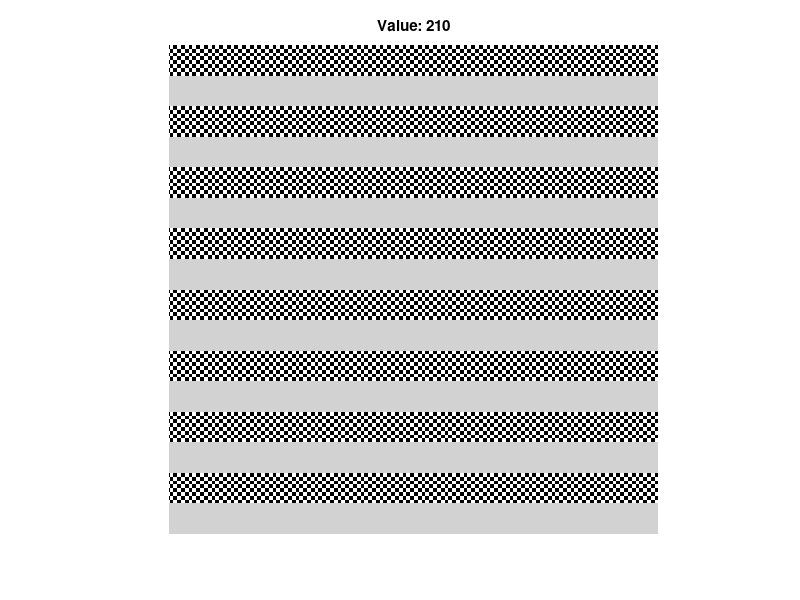

Write the MATLAB code that produced this figure.
%for i=180:255

black = zeros(2,2);
white = ones(2,2);
white(1:2, 1:2) = 255;

seg = zeros(4,4);

seg(1:2,1:2) = white;
seg(3:4,1:2) = black;
seg(1:2,3:4) = black;
seg(3:4,3:4) = white;

line=zeros(16,64);
line = [seg,seg,seg,seg,seg,seg,seg,seg,seg,seg,seg,seg,seg,seg,seg,seg;seg,seg,seg,seg,seg,seg,seg,seg,seg,seg,seg,seg,seg,seg,seg,seg;seg,seg,seg,seg,seg,seg,seg,seg,seg,seg,seg,seg,seg,seg,seg,seg;seg,seg,seg,seg,seg,seg,seg,seg,seg,seg,seg,seg,seg,seg,seg,seg];
line2 = zeros(16,256);
line2 = [line,line,line,line];

img= zeros(256,256);

gray_img = zeros(16,256);
gray_img(1:16,1:256) = 210;

img=[line2;gray_img;line2;gray_img;line2;gray_img;line2;gray_img;line2;gray_img;line2;gray_img;line2;gray_img;line2;gray_img];
imshow(img,[0,256]),title('Value: 210'),colormap('gray');

%pause(0.5);
%end